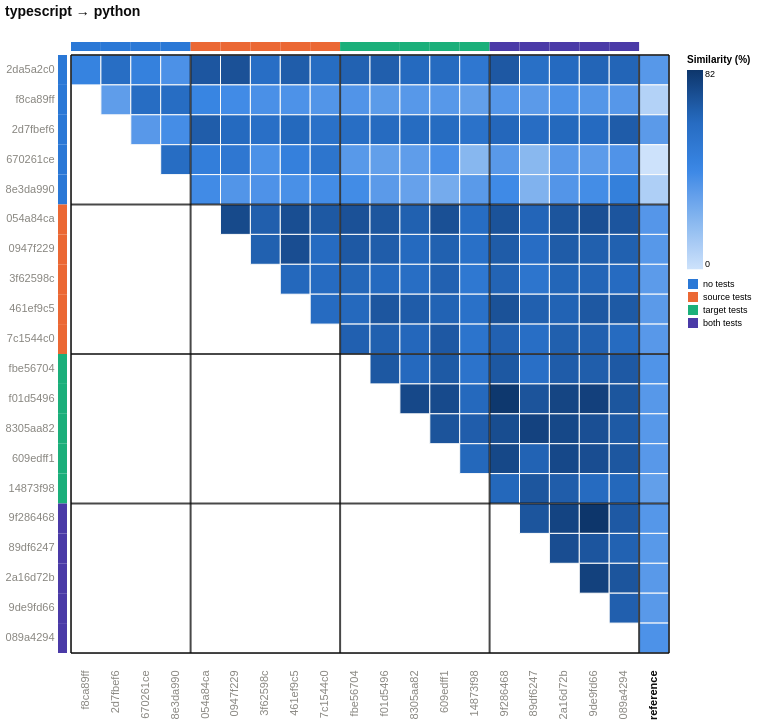

Vega-Lite specification stored for this chart:
### Vega-Lite specification from a JSON file in a GitHub repository (floating-point values rounded to 4 significant figures; data arrays with more than 128 entries replaced by an {"elided": "..."} marker saying what was removed)
{"config": {"view": {"continuousWidth": 300, "continuousHeight": 300}, "axis": {"labelAngle": -45}, "axisX": {"labelAngle": -37.5}}, "layer": [{"data": {"name": "data-28cff9cad55b266df90f5dbd6c0373dc"}, "mark": {"type": "rect", "stroke": "#fcfcfb", "strokeWidth": 1}, "encoding": {"color": {"field": "similarity_pct", "legend": {"gradientLength": 199.3, "labelFontSize": 9, "titleFontSize": 10}, "scale": {"domain": [0.0, 82.05], "range": ["#cde2fb", "#86b6ef", "#3987e5", "#256abf", "#0d366b"]}, "title": "Similarity (%)", "type": "quantitative"}, "x": {"axis": {"domain": false, "labelAngle": -90, "labelColor": {"expr": "datum.label === 'reference' ? '#0b0b0b' : '#898781'"}, "labelFontSize": 11, "labelFontWeight": {"expr": "datum.label === 'reference' ? 'bold' : 'normal'"}, "labelPadding": 17, "ticks": false}, "field": "port_a", "scale": {"domain": ["f8ca89ff", "2d7fbef6", "670261ce", "8e3da990", "054a84ca", "0947f229", "3f62598c", "461ef9c5", "7c1544c0", "fbe56704", "f01d5496", "8305aa82", "609edff1", "14873f98", "9f286468", "89df6247", "2a16d72b", "9de9fd66", "089a4294", "reference"]}, "title": null, "type": "nominal"}, "y": {"axis": {"domain": false, "labelColor": {"expr": "datum.label === 'reference' ? '#0b0b0b' : '#898781'"}, "labelFontSize": 11, "labelFontWeight": {"expr": "datum.label === 'reference' ? 'bold' : 'normal'"}, "labelPadding": 17, "ticks": false, "labelAngle": 0}, "field": "port_b", "scale": {"domain": ["2da5a2c0", "f8ca89ff", "2d7fbef6", "670261ce", "8e3da990", "054a84ca", "0947f229", "3f62598c", "461ef9c5", "7c1544c0", "fbe56704", "f01d5496", "8305aa82", "609edff1", "14873f98", "9f286468", "89df6247", "2a16d72b", "9de9fd66", "089a4294"]}, "title": null, "type": "nominal"}}}, {"data": {"name": "data-b54169bf2733b36630cb46e162e60ef2"}, "mark": {"type": "rect"}, "encoding": {"color": {"field": "condition", "legend": {"labelFontSize": 9, "symbolType": "square", "title": null}, "scale": {"domain": ["no tests", "source tests", "target tests", "both tests"], "range": ["#2a78d6", "#eb6834", "#1baf7a", "#4a3aa7"]}, "type": "nominal"}, "x": {"axis": {"domain": false, "labelAngle": -90, "labelColor": {"expr": "datum.label === 'reference' ? '#0b0b0b' : '#898781'"}, "labelFontSize": 11, "labelFontWeight": {"expr": "datum.label === 'reference' ? 'bold' : 'normal'"}, "labelPadding": 17, "ticks": false}, "field": "port", "scale": {"domain": ["f8ca89ff", "2d7fbef6", "670261ce", "8e3da990", "054a84ca", "0947f229", "3f62598c", "461ef9c5", "7c1544c0", "fbe56704", "f01d5496", "8305aa82", "609edff1", "14873f98", "9f286468", "89df6247", "2a16d72b", "9de9fd66", "089a4294", "reference"]}, "title": null, "type": "nominal"}, "y": {"value": -13}, "y2": {"value": -4}}}, {"data": {"name": "data-936e38fabab3f05ddd28d48856a734ac"}, "mark": {"type": "rect"}, "encoding": {"color": {"field": "condition", "legend": null, "scale": {"domain": ["no tests", "source tests", "target tests", "both tests"], "range": ["#2a78d6", "#eb6834", "#1baf7a", "#4a3aa7"]}, "type": "nominal"}, "x": {"value": -13}, "x2": {"value": -4}, "y": {"axis": {"domain": false, "labelColor": {"expr": "datum.label === 'reference' ? '#0b0b0b' : '#898781'"}, "labelFontSize": 11, "labelFontWeight": {"expr": "datum.label === 'reference' ? 'bold' : 'normal'"}, "labelPadding": 17, "ticks": false, "labelAngle": 0}, "field": "port", "scale": {"domain": ["2da5a2c0", "f8ca89ff", "2d7fbef6", "670261ce", "8e3da990", "054a84ca", "0947f229", "3f62598c", "461ef9c5", "7c1544c0", "fbe56704", "f01d5496", "8305aa82", "609edff1", "14873f98", "9f286468", "89df6247", "2a16d72b", "9de9fd66", "089a4294"]}, "title": null, "type": "nominal"}}}, {"data": {"name": "data-1f38d9b551839578f5e3e43064192fd3"}, "mark": {"type": "rule", "color": "#0b0b0b", "opacity": 0.75, "strokeWidth": 2}, "encoding": {"x": {"bandPosition": 0, "field": "port", "scale": {"domain": ["f8ca89ff", "2d7fbef6", "670261ce", "8e3da990", "054a84ca", "0947f229", "3f62598c", "461ef9c5", "7c1544c0", "fbe56704", "f01d5496", "8305aa82", "609edff1", "14873f98", "9f286468", "89df6247", "2a16d72b", "9de9fd66", "089a4294", "reference"]}, "type": "nominal"}}}, {"data": {"name": "data-0095387c21554dc7fd58c9569b886ec5"}, "mark": {"type": "rule", "color": "#0b0b0b", "opacity": 0.75, "strokeWidth": 2}, "encoding": {"y": {"bandPosition": 0, "field": "port", "scale": {"domain": ["2da5a2c0", "f8ca89ff", "2d7fbef6", "670261ce", "8e3da990", "054a84ca", "0947f229", "3f62598c", "461ef9c5", "7c1544c0", "fbe56704", "f01d5496", "8305aa82", "609edff1", "14873f98", "9f286468", "89df6247", "2a16d72b", "9de9fd66", "089a4294"]}, "type": "nominal"}}}, {"data": {"name": "data-419c3610764c394fccfb17419b5b63cb"}, "mark": {"type": "rule", "color": "#0b0b0b", "opacity": 0.75, "strokeWidth": 2}, "encoding": {"x": {"bandPosition": 1, "field": "port", "scale": {"domain": ["f8ca89ff", "2d7fbef6", "670261ce", "8e3da990", "054a84ca", "0947f229", "3f62598c", "461ef9c5", "7c1544c0", "fbe56704", "f01d5496", "8305aa82", "609edff1", "14873f98", "9f286468", "89df6247", "2a16d72b", "9de9fd66", "089a4294", "reference"]}, "type": "nominal"}}}, {"data": {"name": "data-68824a9eae53c11850caebba91dbb0e8"}, "mark": {"type": "rule", "color": "#0b0b0b", "opacity": 0.75, "strokeWidth": 2}, "encoding": {"y": {"bandPosition": 1, "field": "port", "scale": {"domain": ["2da5a2c0", "f8ca89ff", "2d7fbef6", "670261ce", "8e3da990", "054a84ca", "0947f229", "3f62598c", "461ef9c5", "7c1544c0", "fbe56704", "f01d5496", "8305aa82", "609edff1", "14873f98", "9f286468", "89df6247", "2a16d72b", "9de9fd66", "089a4294"]}, "type": "nominal"}}}], "height": 598, "resolve": {"scale": {"color": "independent"}}, "title": {"text": "typescript → python", "anchor": "start", "color": "#0b0b0b", "fontSize": 14, "offset": 23, "subtitleFontSize": 10}, "width": 598, "$schema": "https://vega.github.io/schema/vega-lite/v6.4.1.json", "datasets": {"data-28cff9cad55b266df90f5dbd6c0373dc": {"elided": "210 records"}, "data-b54169bf2733b36630cb46e162e60ef2": [{"port": "f8ca89ff", "condition": "no tests"}, {"port": "2d7fbef6", "condition": "no tests"}, {"port": "670261ce", "condition": "no tests"}, {"port": "8e3da990", "condition": "no tests"}, {"port": "054a84ca", "condition": "source tests"}, {"port": "0947f229", "condition": "source tests"}, {"port": "3f62598c", "condition": "source tests"}, {"port": "461ef9c5", "condition": "source tests"}, {"port": "7c1544c0", "condition": "source tests"}, {"port": "fbe56704", "condition": "target tests"}, {"port": "f01d5496", "condition": "target tests"}, {"port": "8305aa82", "condition": "target tests"}, {"port": "609edff1", "condition": "target tests"}, {"port": "14873f98", "condition": "target tests"}, {"port": "9f286468", "condition": "both tests"}, {"port": "89df6247", "condition": "both tests"}, {"port": "2a16d72b", "condition": "both tests"}, {"port": "9de9fd66", "condition": "both tests"}, {"port": "089a4294", "condition": "both tests"}], "data-936e38fabab3f05ddd28d48856a734ac": [{"port": "2da5a2c0", "condition": "no tests"}, {"port": "f8ca89ff", "condition": "no tests"}, {"port": "2d7fbef6", "condition": "no tests"}, {"port": "670261ce", "condition": "no tests"}, {"port": "8e3da990", "condition": "no tests"}, {"port": "054a84ca", "condition": "source tests"}, {"port": "0947f229", "condition": "source tests"}, {"port": "3f62598c", "condition": "source tests"}, {"port": "461ef9c5", "condition": "source tests"}, {"port": "7c1544c0", "condition": "source tests"}, {"port": "fbe56704", "condition": "target tests"}, {"port": "f01d5496", "condition": "target tests"}, {"port": "8305aa82", "condition": "target tests"}, {"port": "609edff1", "condition": "target tests"}, {"port": "14873f98", "condition": "target tests"}, {"port": "9f286468", "condition": "both tests"}, {"port": "89df6247", "condition": "both tests"}, {"port": "2a16d72b", "condition": "both tests"}, {"port": "9de9fd66", "condition": "both tests"}, {"port": "089a4294", "condition": "both tests"}], "data-1f38d9b551839578f5e3e43064192fd3": [{"port": "f8ca89ff", "condition": "no tests"}, {"port": "054a84ca", "condition": "source tests"}, {"port": "fbe56704", "condition": "target tests"}, {"port": "9f286468", "condition": "both tests"}, {"port": "reference", "condition": "reference"}], "data-0095387c21554dc7fd58c9569b886ec5": [{"port": "2da5a2c0", "condition": "no tests"}, {"port": "054a84ca", "condition": "source tests"}, {"port": "fbe56704", "condition": "target tests"}, {"port": "9f286468", "condition": "both tests"}], "data-419c3610764c394fccfb17419b5b63cb": [{"port": "reference"}], "data-68824a9eae53c11850caebba91dbb0e8": [{"port": "089a4294"}]}}
